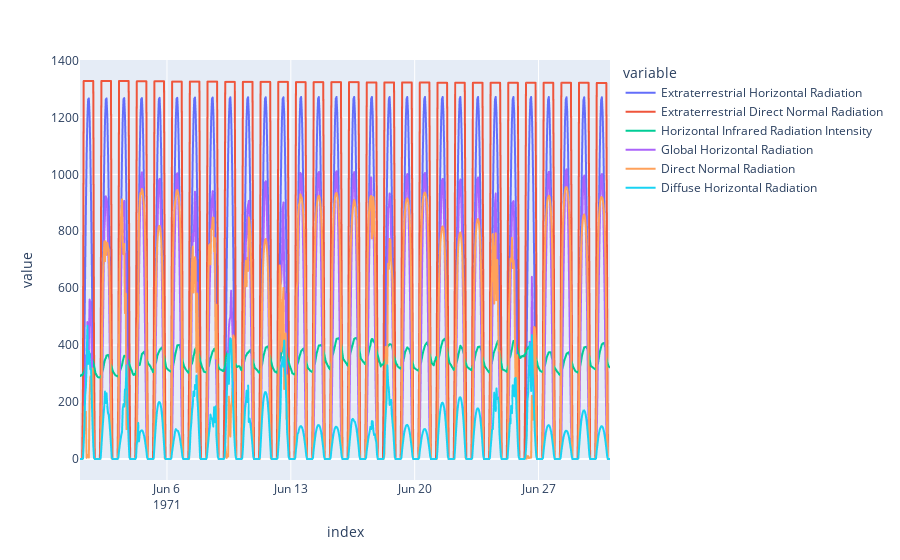

Notebook code cell kept with this figure:
### Code cell
# data = a.dataframe[(a.dataframe["Month"]==6) & (a.dataframe["Year"]==1985)]
# data = a.dataframe[a.dataframe["Year"]==1985]
data = a.dataframe[a.dataframe["Month"]==6]
display(f"Data for months: {set(data['Month'])}, years: {set(data['Year'])}")
radiation_keys = ["Extraterrestrial Horizontal Radiation",
    "Extraterrestrial Direct Normal Radiation" ,
    "Horizontal Infrared Radiation Intensity" ,
    "Global Horizontal Radiation" ,
    "Direct Normal Radiation" ,
    "Diffuse Horizontal Radiation" ]
fig = px.line(data, x = data.index, y = radiation_keys)
fig.show()

### Figure 1 — Plotly figure (JSON) as saved in the notebook; plotly's stock layout.template omitted (floating-point values rounded to 4 significant figures; data arrays with more than 128 entries replaced by an {"elided": "..."} marker saying what was removed)
{"data": [{"hovertemplate": "variable=Extraterrestrial Horizontal Radiation<br>index=%{x}<br>value=%{y}<extra></extra>", "legendgroup": "Extraterrestrial Horizontal Radiation", "line": {"color": "#636efa", "dash": "solid"}, "marker": {"symbol": "circle"}, "mode": "lines", "name": "Extraterrestrial Horizontal Radiation", "showlegend": true, "type": "scattergl", "x": {"elided": "720 str values"}, "xaxis": "x", "y": {"elided": "720 int values"}, "yaxis": "y"}, {"hovertemplate": "variable=Extraterrestrial Direct Normal Radiation<br>index=%{x}<br>value=%{y}<extra></extra>", "legendgroup": "Extraterrestrial Direct Normal Radiation", "line": {"color": "#EF553B", "dash": "solid"}, "marker": {"symbol": "circle"}, "mode": "lines", "name": "Extraterrestrial Direct Normal Radiation", "showlegend": true, "type": "scattergl", "x": {"elided": "720 str values"}, "xaxis": "x", "y": {"elided": "720 int values"}, "yaxis": "y"}, {"hovertemplate": "variable=Horizontal Infrared Radiation Intensity<br>index=%{x}<br>value=%{y}<extra></extra>", "legendgroup": "Horizontal Infrared Radiation Intensity", "line": {"color": "#00cc96", "dash": "solid"}, "marker": {"symbol": "circle"}, "mode": "lines", "name": "Horizontal Infrared Radiation Intensity", "showlegend": true, "type": "scattergl", "x": {"elided": "720 str values"}, "xaxis": "x", "y": {"elided": "720 int values"}, "yaxis": "y"}, {"hovertemplate": "variable=Global Horizontal Radiation<br>index=%{x}<br>value=%{y}<extra></extra>", "legendgroup": "Global Horizontal Radiation", "line": {"color": "#ab63fa", "dash": "solid"}, "marker": {"symbol": "circle"}, "mode": "lines", "name": "Global Horizontal Radiation", "showlegend": true, "type": "scattergl", "x": {"elided": "720 str values"}, "xaxis": "x", "y": {"elided": "720 int values"}, "yaxis": "y"}, {"hovertemplate": "variable=Direct Normal Radiation<br>index=%{x}<br>value=%{y}<extra></extra>", "legendgroup": "Direct Normal Radiation", "line": {"color": "#FFA15A", "dash": "solid"}, "marker": {"symbol": "circle"}, "mode": "lines", "name": "Direct Normal Radiation", "showlegend": true, "type": "scattergl", "x": {"elided": "720 str values"}, "xaxis": "x", "y": {"elided": "720 int values"}, "yaxis": "y"}, {"hovertemplate": "variable=Diffuse Horizontal Radiation<br>index=%{x}<br>value=%{y}<extra></extra>", "legendgroup": "Diffuse Horizontal Radiation", "line": {"color": "#19d3f3", "dash": "solid"}, "marker": {"symbol": "circle"}, "mode": "lines", "name": "Diffuse Horizontal Radiation", "showlegend": true, "type": "scattergl", "x": {"elided": "720 str values"}, "xaxis": "x", "y": {"elided": "720 int values"}, "yaxis": "y"}], "layout": {"legend": {"title": {"text": "variable"}, "tracegroupgap": 0}, "margin": {"t": 60}, "xaxis": {"anchor": "y", "domain": [0, 1], "title": {"text": "index"}}, "yaxis": {"anchor": "x", "domain": [0, 1], "title": {"text": "value"}}}}
